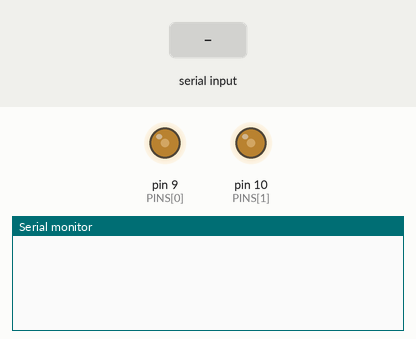
A sketch run on a simulated Arduino Uno, built with avr-gcc and run on an emulated ATmega328P. Parts: output pins drawn as LEDs (lit = HIGH), the last lines printed to the serial monitor. The test bench sets the inputs (shaded band).

Above: at 1.2 s.
1.3 s: "PING 1\n" received over Serial
At 2.5 s:
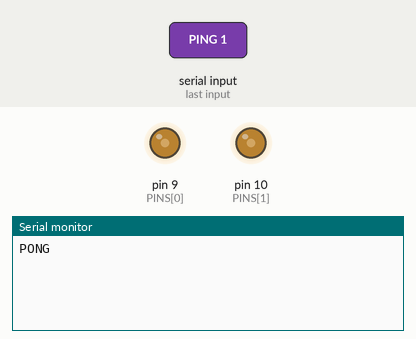
2.8 s: "VER 1\n" received over Serial
At 3.9 s:
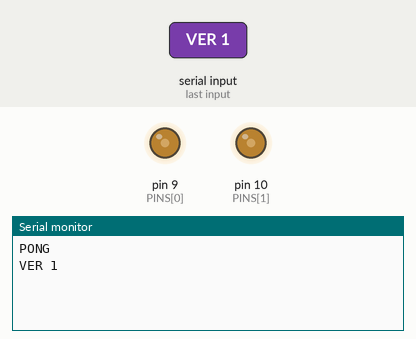
4.3 s: "GET 1\n" received over Serial
At 5.1 s:
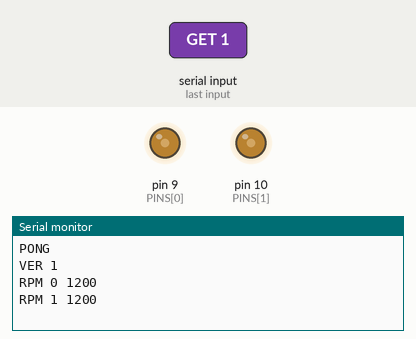

Measured:
- after the input at 1.3 s, the serial monitor: prints a new line at once (image 1)
- after the input at 2.8 s, the serial monitor: prints a new line at once (image 2)
- after the input at 4.3 s, the serial monitor: prints a new line at once (image 3)

The sketch:

fanctl.ino
```cpp
// fanctl: protocol v1, newline-terminated ASCII at 115200 baud. loop() never blocks.
const char PROTOCOL[] = "1";
const uint8_t PINS[] = {9, 10};                 // PWM-capable pins, one per fan
const uint8_t FANS = sizeof(PINS);
uint8_t percent[FANS] = {40, 40};
char buf[40];                                   // one incoming line, without the newline
uint8_t len = 0;
bool tooLong = false;

void apply(uint8_t f) { analogWrite(PINS[f], map(percent[f], 0, 100, 0, 255)); }
unsigned long rpmOf(uint8_t f) { return percent[f] * 30UL; }   // STUB: replace with real tach pulse counting

bool toInt(const char* s, long& out) {         // strict: "12" yes, "12x" and "" no
  if (!s) return false;
  char* end;
  out = strtol(s, &end, 10);
  return end != s && *end == '\0';
}

void handle(char* line) {
  char* verb = strtok(line, " ");
  if (!verb) return;                            // blank line: ignore
  if (!strcmp(verb, "PING")) Serial.println(F("PONG"));
  else if (!strcmp(verb, "VER")) { Serial.print(F("VER ")); Serial.println(PROTOCOL); }
  else if (!strcmp(verb, "GET")) {
    for (uint8_t f = 0; f < FANS; f++) { Serial.print(F("RPM ")); Serial.print(f); Serial.print(' '); Serial.println(rpmOf(f)); }
  } else if (!strcmp(verb, "SET")) {
    long fan, pct;
    if (!toInt(strtok(NULL, " "), fan) || !toInt(strtok(NULL, " "), pct) || strtok(NULL, " ")) Serial.println(F("ERR args"));
    else if (fan < 0 || fan >= FANS || pct < 0 || pct > 100) Serial.println(F("ERR range"));
    else { percent[fan] = pct; apply(fan); Serial.println(F("OK")); }
  } else Serial.println(F("ERR unknown"));
}

void setup() {
  Serial.begin(115200);
  // Uno/Nano only: Timer1 prescaler 1 moves pins 9 and 10 from 490 Hz to ~31 kHz, which 4-pin PC fans expect.
  // TCCR1B = (TCCR1B & 0b11111000) | 0x01;
  for (uint8_t f = 0; f < FANS; f++) { pinMode(PINS[f], OUTPUT); apply(f); }
}

void loop() {
  while (Serial.available() > 0) {              // take only what has already arrived
    char c = Serial.read();
    if (c == '\r') continue;                    // accept \r\n as well as \n
    if (c != '\n') {
      if (len < sizeof buf - 1) buf[len++] = c; else tooLong = true;
      continue;
    }
    buf[len] = 0;
    if (tooLong) Serial.println(F("ERR long")); else handle(buf);
    len = 0;
    tooLong = false;
  }
  // other non-blocking work goes here (count tach pulses, update a display); never delay()
}
```
